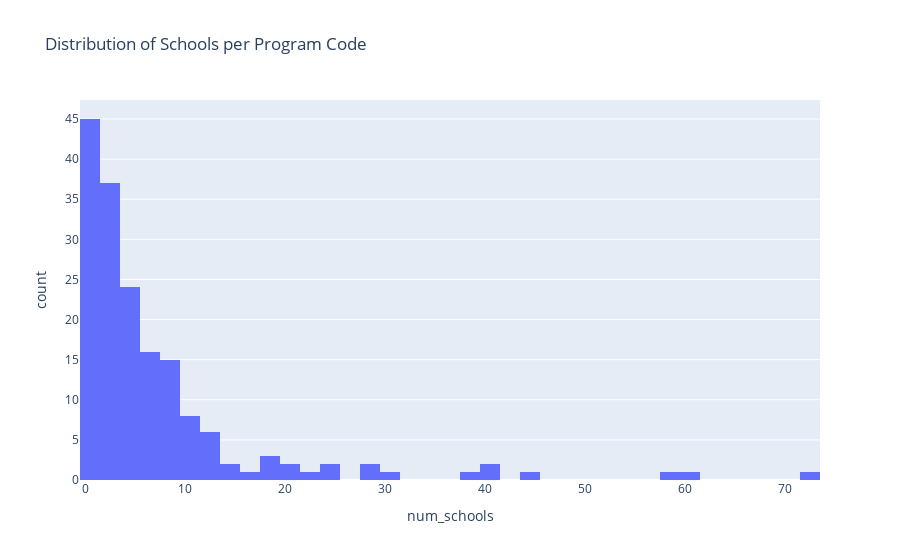

Notebook code cell kept with this figure:
### Code cell
code_school_counts = (
    df.groupby("code")["school.name"]
       .nunique()
       .reset_index(name="num_schools")
)

fig = px.histogram(
    code_school_counts,
    x="num_schools",
    nbins=50,
    title="Distribution of Schools per Program Code"
)

fig.show()

### Figure 1 — Plotly figure (JSON) as saved in the notebook; plotly's stock layout.template omitted (floating-point values rounded to 4 significant figures; data arrays with more than 128 entries replaced by an {"elided": "..."} marker saying what was removed)
{"data": [{"bingroup": "x", "hovertemplate": "num_schools=%{x}<br>count=%{y}<extra></extra>", "legendgroup": "", "marker": {"color": "#636efa", "pattern": {"shape": ""}}, "name": "", "nbinsx": 50, "orientation": "v", "showlegend": false, "type": "histogram", "x": {"elided": "172 int values"}, "xaxis": "x", "yaxis": "y"}], "layout": {"barmode": "relative", "legend": {"tracegroupgap": 0}, "title": {"text": "Distribution of Schools per Program Code"}, "xaxis": {"anchor": "y", "domain": [0, 1], "title": {"text": "num_schools"}}, "yaxis": {"anchor": "x", "domain": [0, 1], "title": {"text": "count"}}}}
